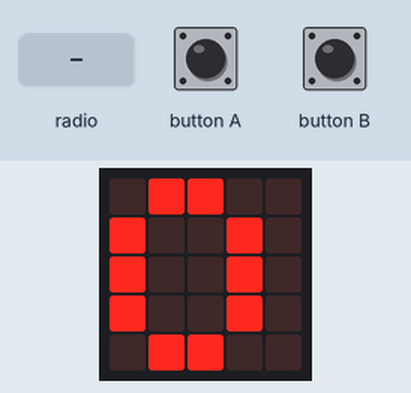
Bench run of a program on a simulated BBC micro:bit (MakeCode). Parts: the board's 5×5 LED display. The test bench sets the inputs (shaded band).

Above: at 1.9 s.
2.0 s: radio message "1" arrives
At 3.2 s:
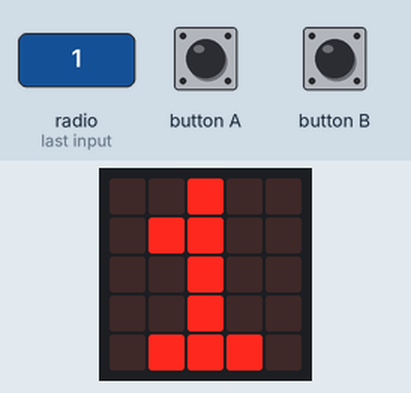
3.5 s: radio message "5" arrives
At 4.6 s:
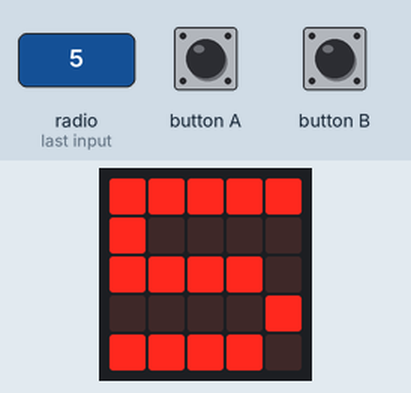
Timing chart, 0 to 6.5 s (numbered marks = the images above; inputs shaded):
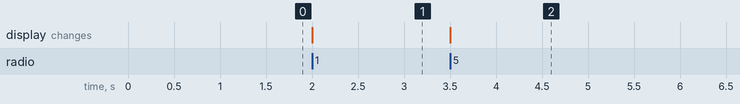

The program:

ontvanger_invulversie.py
```python
# ===============================================================================
# Dit is de ontvanger.
# Het is de taak van de ontvanger om de binnenkomende morsecode te vertalen naar letters.
# Deze worden dan op het scherm getoond.
#
# In een uitbreiding wordt het mogelijk om doorheen de ontvangen letters te scrollen.
# ===============================================================================

# ===============================================================================
# Opzetten van het programma: variabelen klaarmaken, radio instellen, ...
# ===============================================================================
basic.show_string("O")

# Opzetten van de radio
radio.off()
radio.on()
# TODO 1: vul hier het juiste nummer van jouw radiogroep in
radio.set_group(...)

# Test als de communicatie met de zender werkt
def on_received_number(receivedNumber):
    basic.show_number(receivedNumber)
radio.on_received_number(on_received_number)

ontvangen: List[str] = [] # Lijst die alle ontvangen letters bijhoudt
index = 0 # Index houdt bij waar in de lijst we zitten

# Lijst die morsecodes bevat.
# Elk element in de lijst is een koppel met dat er uit ziet als (morse, vertaling)
# TODO 2: Zorg ervoor dat het ook mogelijk wordt om andere tekens te ontcijferen.
#         Voorbeelden zijn: leestekens, cijfers, spatie, ...
#         Zoek op het internet wat de bijhorende morsecode is, of spreek dit af met je teamgenoot
morse_mapping = [
    [".-", "A"],
    ["-...", "B"],
    ["-.-.", "C"],
    ["-..", "D"],
    [".", "E"],
    ["..-.", "F"],
    ["--.", "G"],
    ["....", "H"],
    ["..", "I"],
    [".---", "J"],
    ["-.-", "K"],
    [".-..", "L"],
    ["--", "M"],
    ["-.", "N"],
    ["---", "O"],
    [".--.", "P"],
    ["--.-", "Q"],
    [".-.", "R"],
    ["...", "S"],
    ["-", "T"],
    ["..-", "U"],
    ["...-", "V"],
    [".--", "W"],
    ["-..-", "X"],
    ["-.--", "Y"],
    ["--..", "Z"]]

# ===============================================================================
# De code hieronder wordt 1 keer doorlopen wanneer er een bericht
# met tekst binnen komt.
#
# Ontvangt een morse bericht, vertaalt dit naar een gekend teken, slaat het op,
# en toont het op het scherm.
# ===============================================================================
def on_received_string(receivedString):
    global index # We passen index aan binnen deze functie --> global moet erbij
    message = receivedString

    # doorzoek alle morsecodes
    for paar in morse_mapping:

        # Kijk als het ontvangen bericht een bestaande morsecode is en wat de overeenkomende letter is
        # TODO 3: De code hieronder zou moeten controleren of de ontvangen morse bestaat, en wat de overeenkomende letter is.
        #         Pas de if-statement en de letter-toekenning aan zodat deze doen wat ze horen te doen.
        if False:
            letter = ""

            music.play(
                music.tone_playable(523, music.beat(BeatFraction.QUARTER)),
                music.PlaybackMode.IN_BACKGROUND
            )
            # voeg nieuwe letter toe aan lijst
            ontvangen.append(letter)

            # TODO 4: Verzet de index zodat deze achteraan de lijst van ontvangen letters komt.
            #         Zorg er dan voor dat de letter die je ontvangt op het scherm getoond wordt
            #         Gebruik hiervoor de nieuwe index.
            index = 0
            basic.show_string("FOUT")

    # TODO 5: Als het ontvangen bericht geen bestaande morsecode is, moet een vraagteken getoond worden.
    #         Hiervoor moet je zelf nog bijkomende logica implementeren.
    #
    #         Hint: je kan hiervoor een nieuwe variabele gebruiken die bijhoudt of je al een correcte code hebt gecheckt.

radio.on_received_string(on_received_string)

# ===============================================================================
# Uitbreiding: De code hieronder wordt 1 keer doorlopen op knop A wordt gedrukt.
#
# Scrollt terug doorheen de ontvangen letters, en toont de letter op het scherm.
# ===============================================================================

# TODO: Wanneer we op knop a duwen, scrollen we terug doorheen de ontvangen letters
#       Verlaag hiervoor de index, en toon de letter op het scherm die bij deze index staat.
#       Controleer eerst of je de index nog wel kan verlagen. We willen dat de index strict positief is.
def on_button_pressed_a():
    global index # We passen index aan binnen deze functie --> global moet erbij
    if False:
        index = 0
        basic.show_string("FOUT")

input.on_button_pressed(Button.A, on_button_pressed_a)

# ===============================================================================
# Uitbreiding: De code hieronder wordt 1 keer doorlopen op knop B wordt gedrukt.
#
# Scrollt vooruit doorheen de ontvangen letters, en toont de letter op het scherm.
# ===============================================================================

# TODO: Wanneer we op knop b duwen, scrollen we vooruit doorheen de ontvangen letters
#       Verhoog hiervoor de index, en toon de letter op het scherm die bij deze index staat.
#       Controleer eerst of je de index nog wel kan verhogen.
#       We willen niet dat de index buiten het bereik van de lijst gaat.
def on_button_pressed_b():
    pass # Vervang dit wanneer je de opdracht maakt
input.on_button_pressed(Button.B, on_button_pressed_b)
```

Measured:
- after the input at 2.0 s, the display: changes at once (image 1)
- after the input at 3.5 s, the display: changes at once (image 2)
